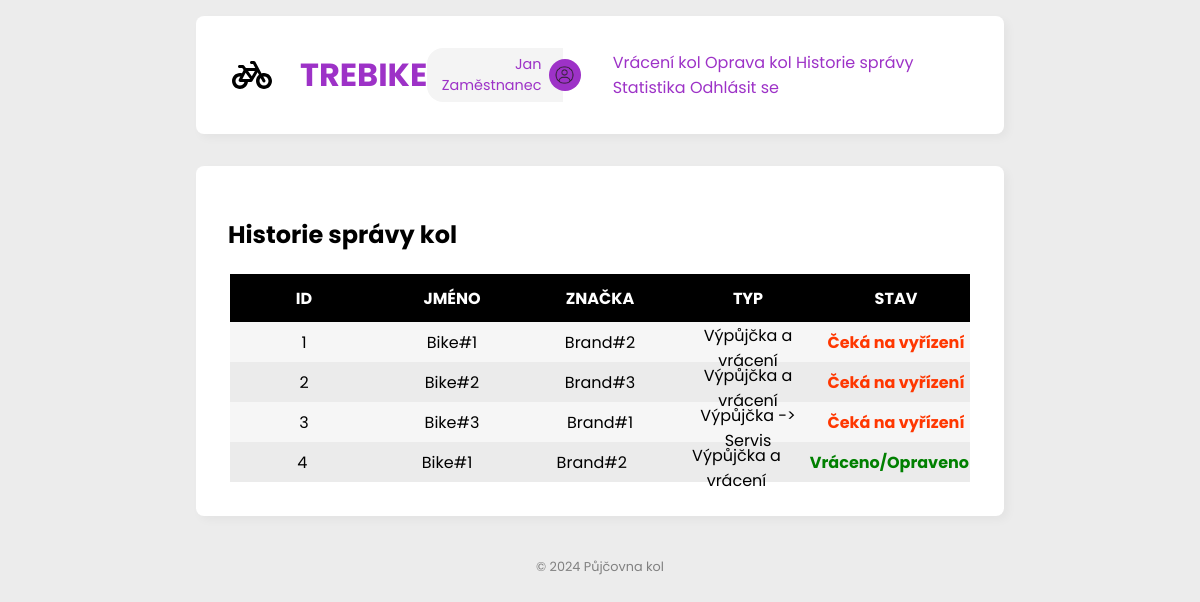
Before: /bike-history (signed in) with the older database file.
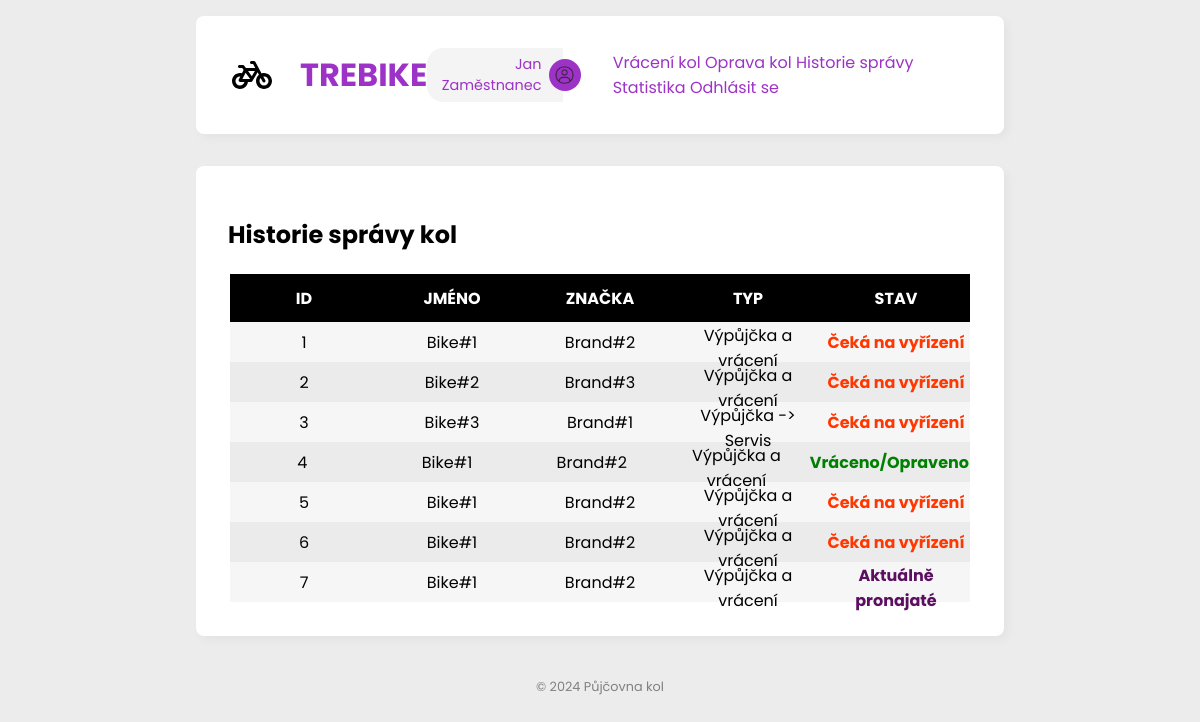
After: the same page with the newer database file.
### tables this page shows
CREATE TABLE bike_events (
    id INTEGER PRIMARY KEY AUTOINCREMENT,
    user_id INTEGER NOT NULL,
    bike_id INTEGER NOT NULL,
    type INTEGER NOT NULL,
    date_from DATETIME NOT NULL,
    date_to DATETIME NOT NULL,
    total_price INTEGER NOT NULL,
    payment_method INTEGER NOT NULL, -- Platba na místě: 1 | Platba kartou online: 2
    status INTEGER,
    description VARCHAR,
    FOREIGN KEY (user_id) REFERENCES users(id),
    FOREIGN KEY (bike_id) REFERENCES bikes(id)
);

CREATE TABLE bikes (
    id INTEGER PRIMARY KEY AUTOINCREMENT,
    name VARCHAR NOT NULL,
    brand_id INTEGER NOT NULL,
    type INTEGER NOT NULL,
    price_per_day DOUBLE NOT NULL,
    img VARCHAR NOT NULL,
    FOREIGN KEY (brand_id) REFERENCES brands(id)
);

CREATE TABLE brands (
    id INTEGER PRIMARY KEY AUTOINCREMENT,
    name VARCHAR NOT NULL,
    motto VARCHAR NOT NULL,
    established DATE NOT NULL
);

### views/bike_management/bike_history.py (the view)
@bike_history.route('/bike-history')
@auth.login_required
@auth.employees_only
def page():
    bike_events = BikeEventService.getAll()
    return render_template("bike_manage_history.jinja", bike_events=bike_events)

### app.py (called while the page is built)
@app.before_request
def before_request():
    BikeEventService.check_rents()

### auth.py (called while the page is built)
def login_required(func):
    @wraps(func)
    def decorated_function(*args, **kwargs):
        print(session)
        if "authenticated" not in session:
            flash("🚫 Musíte být přihlášen pro přístup na tuto stránku.", "error")
            return redirect(url_for("login.page"))
        return func(*args, **kwargs)
    return decorated_function

def employees_only(func):
    @wraps(func)
    def decorated_function(*args, **kwargs):
        if session['role'] != 1:
            flash('🚫 Nemáte oprávnění pro tuto akci (nejste zaměstnanec).', 'error')
            return redirect(url_for('view_dashboard_page'))
        return func(*args, **kwargs)
    return decorated_function

### database/database.py (called while the page is built)
def get_db():
    if 'db' not in g:
        project_root = os.path.dirname(os.path.realpath(__file__))
        database_path = os.path.join(project_root, '..', current_app.config['DATABASE'])
        g.db = sqlite3.connect(
            database_path,
            detect_types=sqlite3.PARSE_DECLTYPES
        )
        g.db.row_factory = sqlite3.Row
        g.db.set_trace_callback(print)
    return g.db

### templates/bike_manage_history.jinja
{% extends '__main.jinja' %}
{% block content %}
    <div class="main">
        <div class="box dashboard">
            {% if bike_events %}
                <h2>Historie správy kol</h2>
                <table class="table">
                <tr class="table-header">
                    <td class="header__item">ID</td>
                    <td class="header__item">Jméno</td>
                    <td class="header__item">Značka</td>
                    <td class="header__item">Typ</td>
                    <td class="header__item">Stav</td>
                </tr>
                {% for bike_event in bike_events %}
                    <tr class="table-row">
                        <td class="table-data">{{ bike_event.id }}</td>
                        <td class="table-data">{{ bike_event.bike_name }}</td>
                        <td class="table-data">{{ bike_event.brand_name }}</td>
                        <td class="table-data">{{ bike_event.type }}</td>
                        {% if bike_event.status == "Čeká na vyřízení" %}
                            <td class="table-data status-waiting">
                                {{ bike_event.status }}
                            </td>
                        {% elif bike_event.status == "Vráceno/Opraveno" %}
                            <td class="table-data status-ready">
                                {{ bike_event.status }}
                            </td>
                        {% else %}
                            <td class="table-data status-rented">
                                {{ bike_event.status }}
                            </td>
                        {% endif %}
                    </tr>
                {% endfor %}
            {% endif %}
            </table>
        </div>
    </div>
{% endblock %}

Changed rows visible on the page:
added bike_events: id "5", bike_name "Bike#1", brand_name "Brand#2", type "Výpůjčka a vrácení", status "Čeká na vyřízení"
added bike_events: id "6", bike_name "Bike#1", brand_name "Brand#2", type "Výpůjčka a vrácení", status "Čeká na vyřízení"
added bike_events: id "7", bike_name "Bike#1", brand_name "Brand#2", type "Výpůjčka a vrácení", status "Aktuálně pronajaté"
